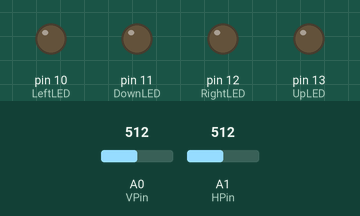
The sketch below on a simulated Arduino Uno, built with avr-gcc and run on an emulated ATmega328P. On the bench: output pins drawn as LEDs (lit = HIGH). The inputs (shaded band) are chosen by the test bench; at power-on: A0 (VPin) = 512, A1 (HPin) = 512.

Above: at 1.2 s.
1.3 s: A0 (VPin) set to 281
2.8 s: A0 (VPin) set to 252
At 4.0 s:
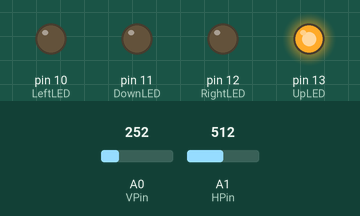
4.3 s: A1 (HPin) set to 740
5.8 s: A1 (HPin) set to 767
At 6.4 s:
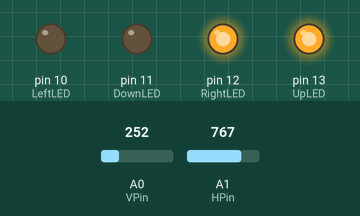
7.3 s: A0 (VPin) set to 306
At 7.6 s:
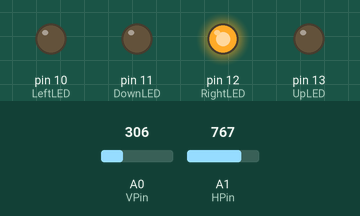
8.8 s: A1 (HPin) set to 122
At 9.9 s:
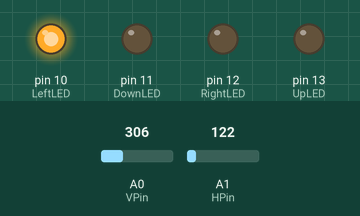
Timing chart, 0 to 11.3 s (numbered marks = the images above; inputs shaded):
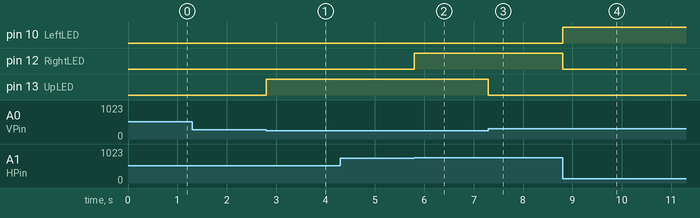

Measured:
- the behaviour switches between 266 and 265 on A0 (VPin) (found by bisection; images 0 and 1)
- the behaviour switches between 756 and 757 on A1 (HPin) (found by bisection; images 1 and 2)
- after the input at 1.3 s, every drawn part: stays the same
- after the input at 2.8 s, pin 13 (UpLED): LOW → HIGH at once
- after the input at 4.3 s, every drawn part: stays the same
- after the input at 5.8 s, pin 12 (RightLED): LOW → HIGH at once
- after the input at 7.3 s, pin 13 (UpLED): HIGH → LOW at once
- after the input at 8.8 s, pin 10 (LeftLED): LOW → HIGH at once; pin 12 (RightLED): HIGH → LOW at once

The sketch:

Analog_Joystick_LED.ino
```cpp
// (licence header left out)
//Pins used for I/O
#define HPin 1
#define VPin 0
#define SelPin 2
#define UpLED    13
#define DownLED  11
#define LeftLED  10
#define RightLED 12

//Joystick Minimum Values
#define H_Min 2
#define V_Min 0
//Joystick Mid Values
#define H_Mid 500
#define V_Mid 522
//Joystick Max Values
#define H_Max 1018
#define V_Max 1028
//Threshold values for triggering
#define threshold 256
#define nthreshold -threshold
//change to 1 to use serial port for output of values of joystick, eg for calibrationg of Joystick values.
#define Serial_Enable 0
#if Serial_Enable
#define DebounceTime 50
#endif


void setup() {
  pinMode(UpLED, OUTPUT);
  pinMode(DownLED, OUTPUT);
  pinMode(LeftLED, OUTPUT);
  pinMode(RightLED, OUTPUT);

  #if Serial_Enable
  //Uses SEL pin on Sparkfun analog Joystick as input
  pinMode(SelPin, INPUT_PULLUP);
  //Opens up Serial port for Output
  Serial.begin(9600);
  #endif

}

void loop() {
  //Works only if Serial_Enable is set to 1. Used for reporting values over Serial.
  #if Serial_Enable
  //receives char from Serial port and assigns it to rchar
  char rchar;
  if (Serial.available() > 0) {
    rchar = Serial.read();
    Serial.flush();
  }

  //if SEL button pressed or the arduino recieves 'r' from the serial port,it will display information.
  if (digitalRead(SelPin) == false) {
    delay(DebounceTime);                                            //Software button debouncing
    if (digitalRead(SelPin) == false){
      uint16_t hval = analogRead(HPin);
      uint16_t vval = analogRead(VPin);

      Serial.print("The Horizontal Value is:");
      Serial.print(hval);
      Serial.print("The Vertical Value is:");
      Serial.print(vval);
      Serial.println();
      rchar = 0;
      delay(750);

    }
  }

  if (rchar == 'r') {
    uint16_t hval = analogRead(HPin);
    uint16_t vval = analogRead(VPin);

    Serial.print("The Horizontal Value is:");
    Serial.print(hval);
    Serial.print("The Vertical Value is:");
    Serial.print(vval);
    Serial.println();
    rchar = 0;
  }
  #endif

/*-----------------------------------------------------------------------------------------------------Main Loop------------------------------------------------------------------------------------------------------------*/
  int16_t hval = (analogRead(HPin) - H_Mid);
  int16_t vval = (analogRead(VPin) - V_Mid);

  if (hval > threshold){
    digitalWrite(RightLED, HIGH);
    digitalWrite(LeftLED, LOW);
  } else if (hval < nthreshold) {
    digitalWrite(LeftLED, HIGH);
    digitalWrite(RightLED, LOW);
  } else {
    digitalWrite(LeftLED, LOW);
    digitalWrite(RightLED, LOW);
  }

  if (vval > threshold) {
    digitalWrite(DownLED, HIGH);
    digitalWrite(UpLED, LOW);
  } else if (vval < nthreshold) {
    digitalWrite(UpLED, HIGH);
    digitalWrite(DownLED, LOW);
  } else {
    digitalWrite(UpLED, LOW);
    digitalWrite(DownLED, LOW);
  }
}
```
